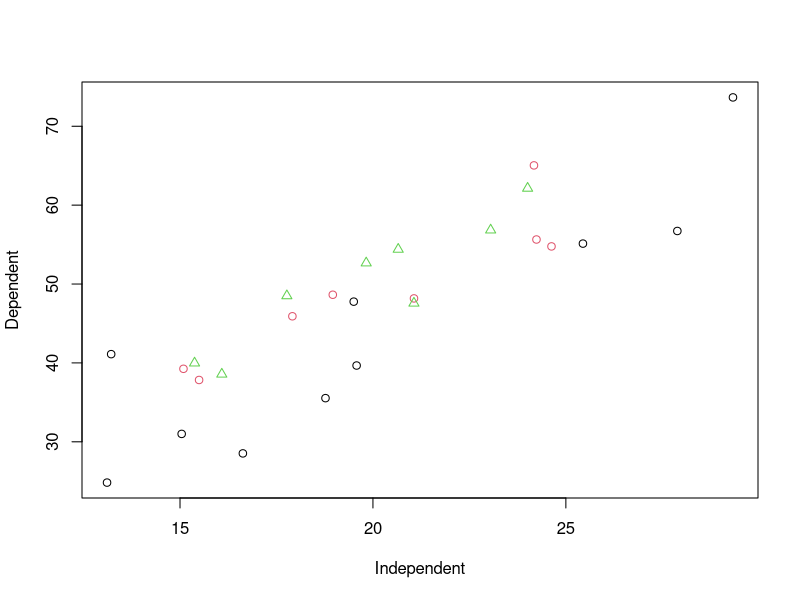
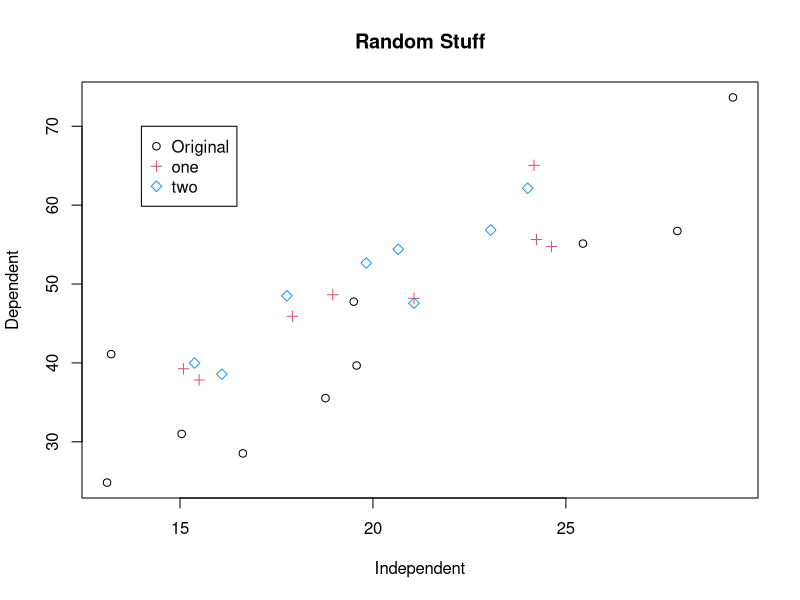
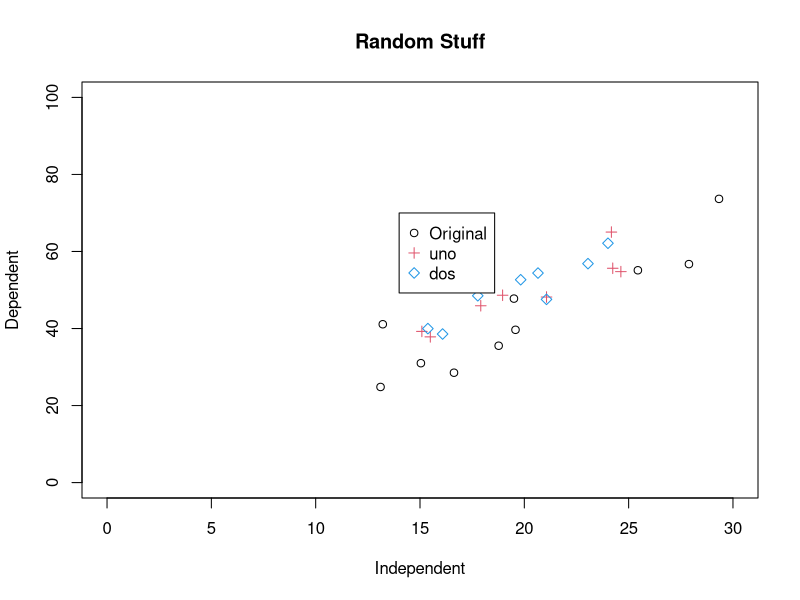
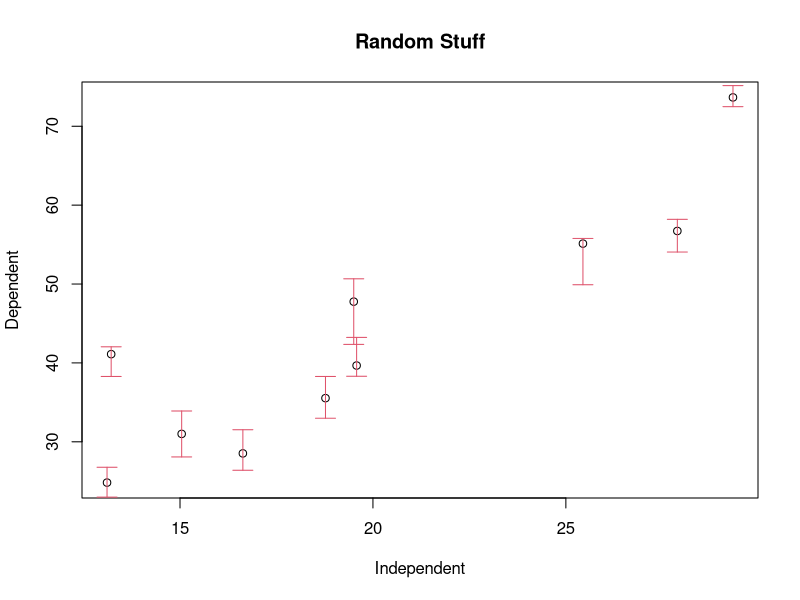
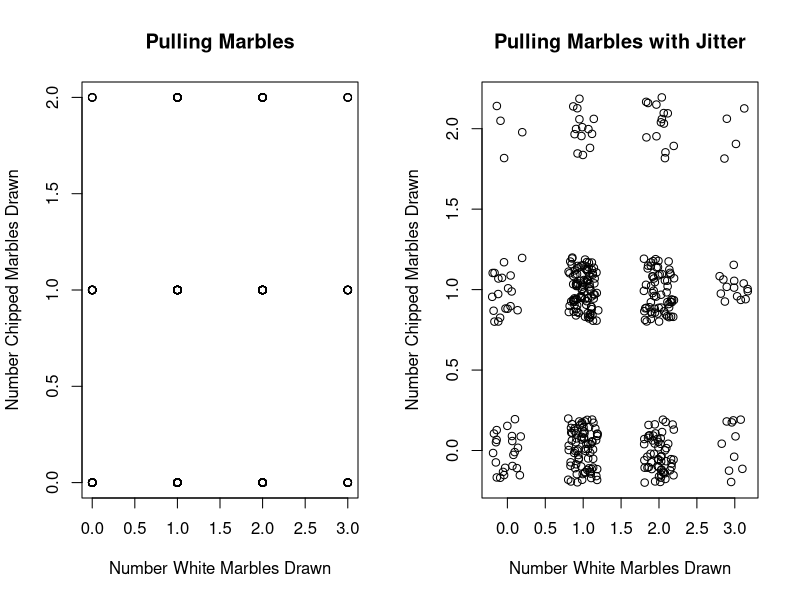
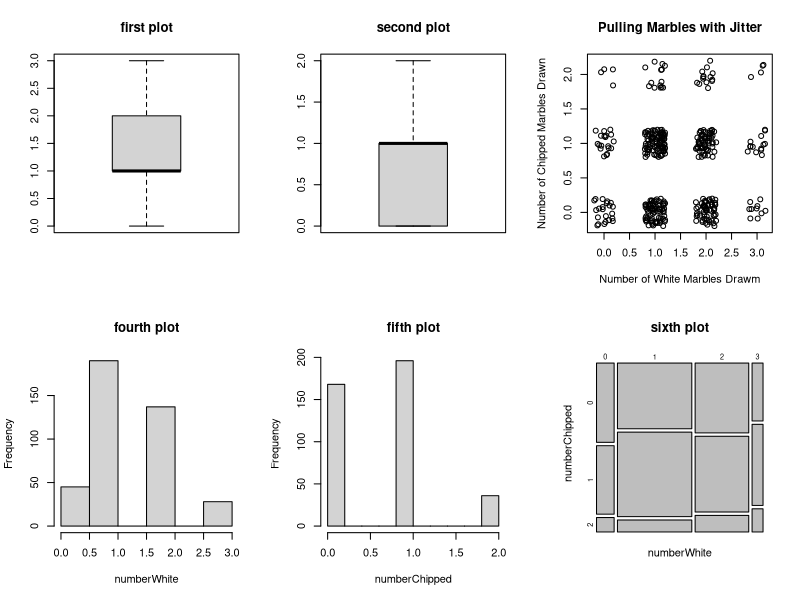
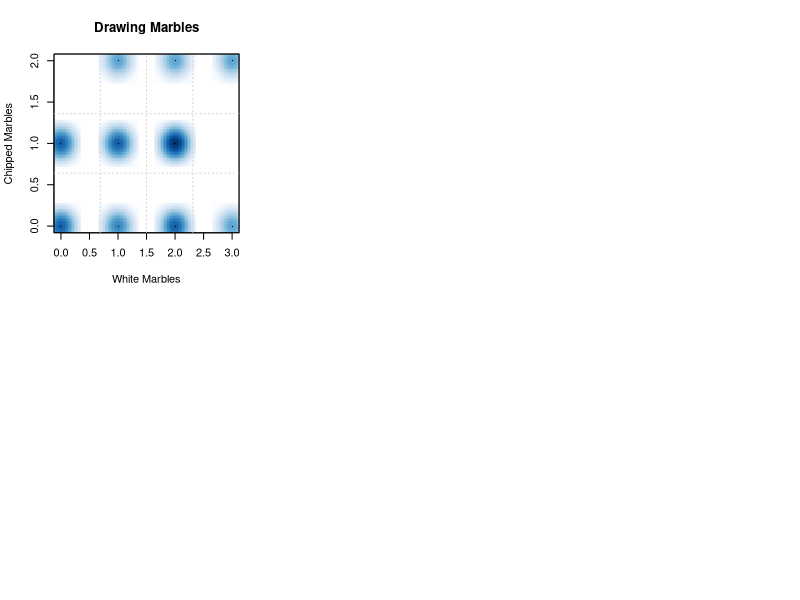
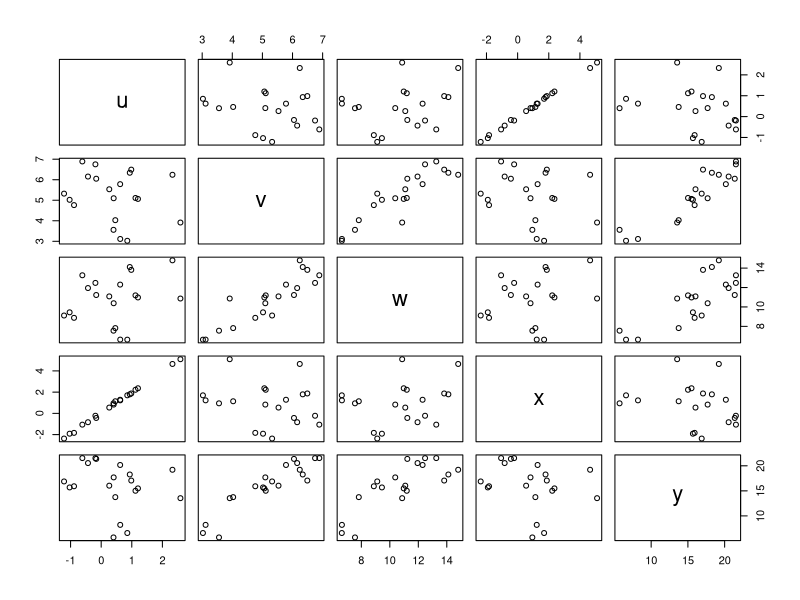

The R script that drew these images, in order: (Note: this script raises an error after producing the figures.)
# Intermediate Plotting



# 1. Continuous Data
# Define data set
x <- rnorm(10,sd=5,mean=20)
y <- 2.5*x - 1.0 + rnorm(10,sd=9,mean=0)
cor(x,y)

# Mulitple Data Sets on One Plot
plot(x,y,xlab="Independent",ylab="Dependent")
x1 <- runif(8,15,25)
y1 <- 2.5*x1 - 1.0 + runif(8,-6,6)
points(x1,y1,col=2) # This command adds points to the graph that we have already created. Col defines the colour. In this case, "2" gave us red points.
# Symbol can be changed using the pch command
x2 <- runif(8,15,25)
y2 <- 2.5*x2 - 1.0 + runif(8,-6,6)
points(x2,y2,col=3,pch=2) # Colour is now green and symbol is a triangle
# Add a legend
plot(x,y,xlab="Independent",ylab="Dependent",main="Random Stuff")
points(x1,y1,col=2,pch=3)
points(x2,y2,col=4,pch=5)
legend(14,70,c("Original","one","two"),col=c(1,2,4),pch=c(1,3,5)) # 14,70 are dimensions, then label names are listed, colours of symbols are listed, and symbol types are listed
# Change the limits of the axes
plot(x,y,xlab="Independent",ylab="Dependent", main="Random Stuff", xlim=c(0,30),ylim=c(0,100))
points(x1,y1,col=2,pch=3)
points(x2,y2,col=4,pch=5)
legend(14,70,c("Original","uno","dos"),col=c(1,2,4), pch=c(1,3,5))
# Add error bars
plot(x,y,xlab="Independent",ylab="Dependent",main="Random Stuff")
xHigh <- x
yHigh <-y + abs(rnorm(10,sd=3.1))
xLow <- x
yLow <- y - abs(rnorm(10,sd=3.1))
arrows(xHigh,yHigh,xLow,yLow,col=2,angle=90,length=0.1,code=3) # Code tells where to place the error bars -- value can be 1, 2, or 3. If code=2, bars are drawn at pair in 2nd argument. If code=3, bars are drawn at both locations.
# Add noise (jitter)
numberWhite <- rhyper(400,4,5,3)
numberChipped <- rhyper(400,2,7,3)
par(mfrow=c(1,2)) # Sets parameters -- in this case, mfrow was set, which caused the plots to be arranged in an array with 1 row of images and 2 columns of images.
plot(numberWhite,numberChipped,xlab="Number White Marbles Drawn",
     ylab="Number Chipped Marbles Drawn",main="Pulling Marbles")
plot(jitter(numberWhite),jitter(numberChipped), xlab="Number White Marbles Drawn",
     ylab="Number Chipped Marbles Drawn", main="Pulling Marbles with Jitter")

# Multiple Graphs on One Image
par(mfrow=c(2,3))
boxplot(numberWhite,main="first plot")
boxplot(numberChipped,main="second plot")
plot(jitter(numberWhite),jitter(numberChipped), xlab="Number of White Marbles Drawm",
     ylab="Number of Chipped Marbles Drawn", main="Pulling Marbles with Jitter")
hist(numberWhite,main="fourth plot")
hist(numberChipped,main="fifth plot")
mosaicplot(table(numberWhite,numberChipped),main="sixth plot")

# Density Plots
numberWhite <- rhyper(30,4,5,3)
numberChipped <- rhyper(30,2,7,3)
smoothScatter(numberWhite,numberChipped,
              xlab="White Marbles",ylab="Chipped Marbles",main="Drawing Marbles")
# Superimposing a grid
grid(4,3)

# Pairwise Relationships -- useful for exploring large numbers of relationships
  # Input a matrix or data frame and scatter plots will be created of all the combinations of the data
uData <- rnorm(20)
vData <- rnorm(20,mean=5)
wData <- uData + 2*vData + rnorm(20,sd=0.5)
xData <- 2*uData+rnorm(20,sd=0.1)
yData <- 3*vData+rnorm(20,sd=2.5)
d <- data.frame(u=uData,v=vData,w=wData,x=xData,y=yData)
pairs(d)

# Shaded Regions -- Created polygons enclosed by coordinate pairs
x = c(-1,1,1,-1,-1)
y = c(-1,-1,1,1,-1)
plot(x,y)
polygon(x,y,col="blue")
# Useful for shading rejection regions when analyzing statistics.
stdDev <- 0.75;
x <- seq(-5,5,by=0.01)
y <- dnorm(x,sd=stdDev)
right <- qnorm(0.95,sd=stdDev)
plot(x,y,type="l",xaxt="n",ylab="p",
     xlab=expression(paste('Assumed Distribution of ',bar(x))),
     axes=FALSE, ylim=c(0,max(y)*1.05), xlim=c(min(x),max(x)),
     frame.plot=FALSE)
axis(1,at=c(-5,right,0,5),
     pos = c(0,0),
     labels=c(expression(' '),expression(bar(x)[cr]),expression(mu[0]),expression(' ')))
axis(2)
xReject <- seq(right,5,by=0.01)
yReject <- dnorm(xReject,sd=stdDev)
polygon(c(xReject,xReject[length(xReject)],xReject[1]),
        c(yReject,0, 0), col="red")

# Plotting a surface
    # Persp gives perspecive for plotting the surface
x <- seq(0,2*pi,by=pi/100)
y <- x
xg <- (x*0+1) %*% t(y) # %*% Performs matrix multiplication
yg <- (x) %*% t(y*0+1)
f <- sin(xg+yg)
persp(x,y,f,theta=-10,phi=40)



# 2. Discrete Data
    # rhyper --> hypergeometric random number generator

numberWhite <- rhyper(30,4,5,3)
numberChipped <- rhyper(30,2,7,3)

# Barplot
    # Plot command chooses appropriate plot based on data. Data above is numeric, so we need to convert it to factors
numberWhite <- as.factor(numberWhite)
plot(numberWhite)
    # Or create it by using the barplot command and inputting vectors of heights (frequencies calculated with the table command)
numberWhite <- rhyper(30,4,5,3)
totals <- table(numberWhite)
totals
barplot(totals,main="Numbers Draws",ylab="Frequency",xlab="Draws")
    # Name the "ticks"
totals <- table(numberWhite)
rownames(totals) <- c("none","one","two","three")
totals
barplot(totals,main="Number Draws", ylab="Frequency",xlab="Draws")
    # You can rearrange the order
barplot(sort(totals,decreasing=TRUE),main="Number Draws",ylab="Frequency",xlab="Draws")
    # Or you can do it manually
totals
sort(totals,decreasing=TRUE)
totals[c(3,1,4,2)]
barplot(totals[c(3,1,4,2)])
    # A Pareto Chart can be constructed
xLoc = barplot(sort(totals,decreasing=TRUE),main="Number Draws",
               ylab="Frequency",xlab="Draws",ylim=c(0,sum(totals)+2))
points(xLoc,cumsum(sort(totals,decreasing=TRUE)),type="p",col=2)
points(xLoc,cumsum(sort(totals,decreasing=TRUE)),type="l")

# Mosaic Plots -- good for displaying proportions for tables that are divided into two or more conditional distributions
santa <- data.frame(belief=c('no belief','no belief','no belief','no belief',
                               'belief','belief','belief','belief',
                               'belief','belief','no belief','no belief',
                               'belief','belief','no belief','no belief'),
                    sibling=c('older brother','older brother','older brother','older sister',
                                'no older sibling','no older sibling','no older sibling','older sister',
                                'older brother','older sister','older brother','older sister',
                                'no older sibling','older sister','older brother','no older sibling'))
santa
summary(santa)
plot(santa$belief)
plot(santa$sibling)
    # Provide both data sets to make a mosaic plot automatically using plot
plot(santa$sibling,santa$belief)
    # Call it directly using the mosaicplot command
totals = table(santa$belief,santa$sibling)
totals
mosaicplot(totals,main="Older Brothers are Jerks",
           xlab="Belief in Santa Claus",ylab="Older Sibling")
    # Specify colours with the col command
mosaicplot(totals,main="Older Brothers are Jerks",
           xlab="Belief in Santa Claus",ylab="Older Sibling",
           col=c(2,3,4))
    # Change labels and the order in which they appear
rownames(totals)
colnames(totals)
rownames(totals)
colnames(totals)
totals
mosaicplot(totals,main="Older Brothers are Jerks",
           xlab="Belief in Santa Claus",ylab="Older Sibling")
    # Remembder that indices must include both rows and columns, and the transpose command (t) can be used to switch how it is plotted wrt vert and hor axes
totals
totals[c(2,1),c(2,3,1)]
mosaicplot(totals[c(2,1),c(2,3,1)], main="Older Brothers are Jerks",
           xlab="Belief in Santa Claus",ylab="Older Sibling",col=c(2,3,4))
mosaicplot(t(totals),main="Older Brothers are Jerks",
           ylab="Belief in Santa Calus",xlab="Older Sibling",col=c(2,3))



# 3. Miscellaneous Options
# Multiple Representations on One Plot
x = rexp(20,rate=4)
hist(x,ylim=c(0,18),main="This Is a Histogram", xlab="X")
boxplot(x,at=16,horizontal=TRUE,add=TRUE)
rug(x,side=1)
d = density(x)
points(d,type="l",col=3)

# Multiple Windows
    # dev command
    # dev.new() --> new window
    # dev.set() --> choose active window
    # dev.list(), .next(), and .prev() --> list graphical devices
dev.new()
dev.new()
dev.new()
dev.list()
dev.set(3)
x=rnorm(20)
hist(x)
dev.set(2)
boxplot(x)
dev.set(4)
qqnorm(x)
qqline(x)
dev.next()
dev.set(dev.next())
plot(density(x))

# Print to a file
x = rnorm(100)
hist(x)
dev.print(device=png,width=200,"hist.png")
    # Devices can be created
png(file="hist.png")
hist(x)
rug(x,side=1)
dev.off()

# Annotation and Formatting
x <- rnorm(10,mean=0,sd=4)
y <- 3*x-1+rnorm(10,mean=0,sd=2)
summary(x)
summary(y)
plot(x,y,axes=FALSE,col=2)
axis(1,pos=c(0,0),at=seq(-7,5,by=1)) # At specifies tick marks
axis(2,pos=c(0,0),at=seq(-18,11,by=2))
    # Boxes around plots can be suppressed by the bty option
        # Value can be o, l, 7,c, u, J, or n
x <- rnorm(10,mean=0,sd=4)
y <- 3*x-1+rnorm(10,mean=0,sd=2)
plot(x,y,bty="7")
plot(x,y,bty="n")
box(lty=3)
    # Change parameters
par(bty="l")
par(bg="gray") # Background is grey
par(mex=2) # Margins twice as wide
plot(x,y)
    # Add string text to the plot
par(mex=1)
plot(x,y)
text(-1,-2,"numbers!")
    # Notice that letters outside the plot area are cut off -- xpd allows the area to expand to accomodate for that
plot(x,y)
text(-7,-2,"outside the area",xpd=TRUE)























                        





       
       